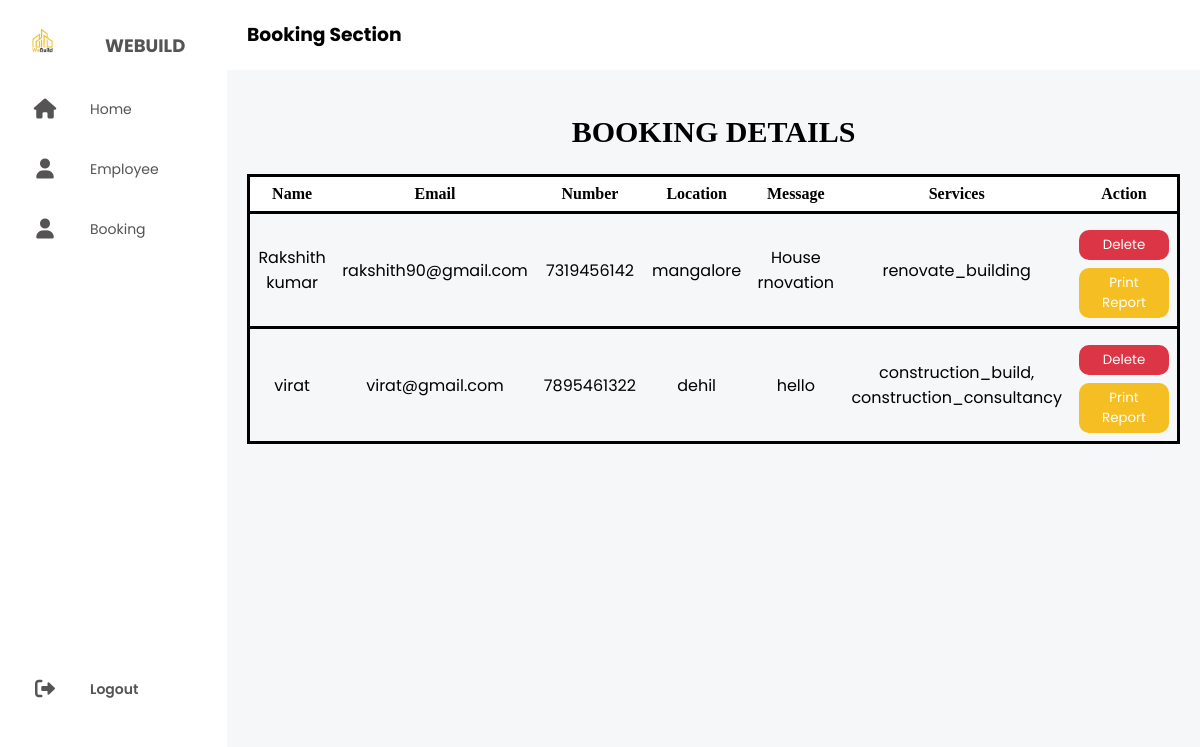
Screenshot of /C.php (signed in) with the database file from the repository.
### tables this page shows
CREATE TABLE `submit` (
  `id` int(11) NOT NULL,
  `name` varchar(255) NOT NULL,
  `email` varchar(255) NOT NULL,
  `number` varchar(20) NOT NULL,
  `location` varchar(255) NOT NULL,
  `message` text NOT NULL,
  `services` text NOT NULL,
  `created_at` timestamp NOT NULL DEFAULT current_timestamp()
);

### C.php (the view, shortened to what this page needs)
<!DOCTYPE html>
<html lang="en">
<head>
    <link rel="stylesheet" href="Dashboard.css" />
    <link rel="stylesheet" href="https://cdnjs.cloudflare.com/ajax/libs/font-awesome/6.0.0-beta3/css/all.min.css">
</head>
<body>
    <div class="container">
        <aside>
            <ul>
                <li><a href="#" class="logo">
                        <img src="image/Wbuild.png" alt="">
                        <span class="aside-item"><span class="special-span">We</span>Build</span>
                    </a></li>
                <li><a href="A.php" class="aside-link">
                        <i class="fas fa-home"></i>
                        <span class="aside-item">Home</span>
                    </a></li>
                <li><a href="B.php" class="aside-link">
                        <i class="fas fa-user"></i>
                        <span class="aside-item">Employee</span>
                    </a></li>
                <li><a href="#" class="aside-link" data-target="booking">
                        <i class="fas fa-user"></i>
                        <span class="aside-item">Booking</span>
                    </a></li>
                <li><a href="admin.php" class="aside-link" data-target="booking" id="logout_container" onclick="return confirmLogout()">
                        <i class="fas fa-sharp fa-solid fa-right-from-bracket"></i>
                        <span class=" aside-item" id="logout_text">Logout</span>
                    </a></li>
            </ul>
        </aside>
        <section class="main">
            <nav style="height: 70px; background-color:#fff; width: 100%; padding-left:30px; padding: 20px;">
                <h1>Booking Section</h1>
            </nav>
            <section id="booking" class="main-content">
                <?php
                $conn = mysqli_connect('localhost', 'root', '', 'db_webuild');
                $sql = "SELECT * FROM Submit";
                $result = mysqli_query($conn, $sql);
                if (mysqli_num_rows($result) > 0) {
                    echo "<h1 class='tt'>BOOKING DETAILS</h1>";
                    echo "<table>";
                    echo "<tr><th>Name</th><th>Email</th><th>Number</th><th>Location</th><th>Message</th><th>Services</th><th>Action</th></tr>";
                    while ($row = mysqli_fetch_assoc($result)) {
                        echo "<tr>";
                        echo "<td>" . $row["name"] . "</td>";
                        echo "<td>" . $row["email"] . "</td>";
                        echo "<td>" . $row["number"] . "</td>";
                        echo "<td>" . $row["location"] . "</td>";
                        echo "<td>" . $row["message"] . "</td>";
                        echo "<td>" . $row["services"] . "</td>";
                        echo "<td>";
                        echo "<form method='post' action='delete.php'>";
                        echo "<button type='submit' class='btn del' name='delete' onclick=\"return confirm('Are you sure you want to delete this row?')\">Delete</button>";
                        echo "</form>";
                        echo "<form method='post' action='print_report.php'>";
                        echo "<button type='submit' class='btn' name='print'>Print Report</button>";
                        echo "</form>";
                        echo "</td>";
                        echo "</tr>";
                    }
                    echo "</table>";
                } else {
                    echo "No data found.";
                }
                ?>
            </section>
        </section>
    </div>
</body>
</html>

### Dashboard.css (style rules this page uses)
* { margin: 0; padding: 0; outline: none; border: none; text-decoration: none; box-sizing: border-box; font-family: "Poppins", sans-serif; }
body { background: #F5F7F8; }
.container { display: flex; }
aside { position: relative; top: 0; bottom: 0; height: 100vh; left: 0; background: #fff; width: 280px; overflow: hidden; }
.logo { text-align: center; display: flex; margin: 10px 0 0 10px; }
.logo img { width: 45px; height: 45px; border-radius: 50%; }
.logo span { font-weight: bold; padding-left: 15px; font-size: 18px; text-transform: uppercase; }
a { position: relative; color: rgb(85, 83, 83); font-size: 14px; display: table; width: 280px; padding: 10px; }
aside .fas { position: relative; width: 70px; height: 40px; top: 14px; font-size: 20px; text-align: center; }
.aside-item { position: relative; top: 12px; margin-left: 10px; }
.main { position: relative; width: 100%; }
#booking { padding: 20px; }
.main-content { display: none; }
.main-content.active { display: block; }
table { width: 100%; border-collapse: collapse; }
th, td { border: 1px solid #ddd; padding: 8px; text-align: left; }
th { background-color: #f2f2f2; }

### C.php (style rules this page uses)
.tt { text-align: center; font-size: 30px; font-family: 'Times New Roman', Times, serif; margin: 25px 20px; }
table { border-collapse: collapse; width: 100%; border: none; }
th, td { border: 1px solid #ddd; padding: 8px; text-align: center; border: none; }
th { background-color: #fff; font-family: 'Times New Roman', Times, serif; }
tr { border: 3px solid black; }
img { width: 100px; height: 100px; object-fit: cover; border-radius: 50%; }
.btn { padding: 5px 10px; background-color: #f5bf23; color: #fff; border: none; cursor: pointer; width: 90px; margin-top: 8px; border-radius: 10px; }
.del { background-color: #dc3545; }
#logout_text { font-weight: 600; }
#logout_container { margin-top: 400px; }

### rows the page displays
submit: name "Rakshith kumar", email "rakshith90@gmail.com", number "7319456142", location "mangalore", message "House rnovation", services "renovate_building"
submit: name "virat", email "virat@gmail.com", number "7895461322", location "dehil", message "hello", services "construction_build, construction_consultancy"
